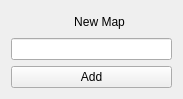
<?xml version="1.0" encoding="UTF-8"?>
<ui version="4.0">
 <class>popout</class>
 <widget class="QWidget" name="popout">
  <property name="geometry">
   <rect>
    <x>0</x>
    <y>0</y>
    <width>183</width>
    <height>99</height>
   </rect>
  </property>
  <property name="windowTitle">
   <string>Form</string>
  </property>
  <layout class="QVBoxLayout" name="verticalLayout">
   <item>
    <widget class="QLabel" name="label">
     <property name="text">
      <string>                   New Map</string>
     </property>
    </widget>
   </item>
   <item>
    <widget class="QLineEdit" name="lineEdit"/>
   </item>
   <item>
    <widget class="QPushButton" name="pushButton">
     <property name="text">
      <string>Add</string>
     </property>
    </widget>
   </item>
  </layout>
 </widget>
 <resources/>
 <connections/>
</ui>
